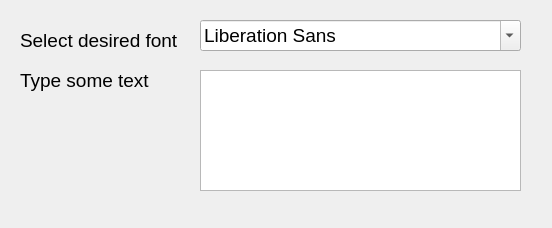
<?xml version="1.0" encoding="UTF-8"?>
<ui version="4.0">
 <class>Dialog</class>
 <widget class="QDialog" name="Dialog">
  <property name="geometry">
   <rect>
    <x>0</x>
    <y>0</y>
    <width>552</width>
    <height>228</height>
   </rect>
  </property>
  <property name="windowTitle">
   <string>Dialog</string>
  </property>
  <widget class="QLabel" name="label">
   <property name="geometry">
    <rect>
     <x>20</x>
     <y>20</y>
     <width>231</width>
     <height>41</height>
    </rect>
   </property>
   <property name="font">
    <font>
     <pointsize>14</pointsize>
    </font>
   </property>
   <property name="text">
    <string>Select desired font</string>
   </property>
  </widget>
  <widget class="QLabel" name="labelTextLine">
   <property name="geometry">
    <rect>
     <x>20</x>
     <y>60</y>
     <width>161</width>
     <height>41</height>
    </rect>
   </property>
   <property name="font">
    <font>
     <pointsize>14</pointsize>
    </font>
   </property>
   <property name="text">
    <string>Type some text</string>
   </property>
  </widget>
  <widget class="QFontComboBox" name="fontComboBox">
   <property name="geometry">
    <rect>
     <x>200</x>
     <y>20</y>
     <width>321</width>
     <height>31</height>
    </rect>
   </property>
   <property name="font">
    <font>
     <pointsize>14</pointsize>
    </font>
   </property>
  </widget>
  <widget class="QTextEdit" name="textEdit">
   <property name="geometry">
    <rect>
     <x>200</x>
     <y>70</y>
     <width>321</width>
     <height>121</height>
    </rect>
   </property>
  </widget>
 </widget>
 <resources/>
 <connections/>
</ui>
